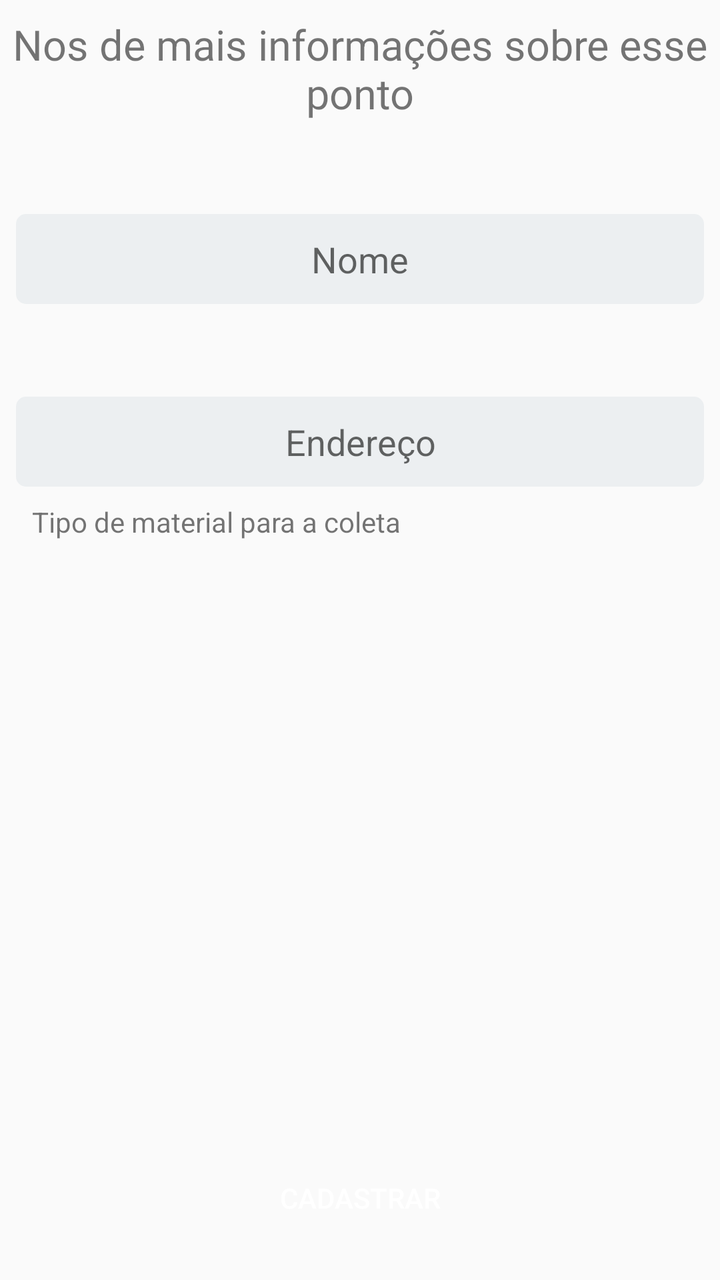
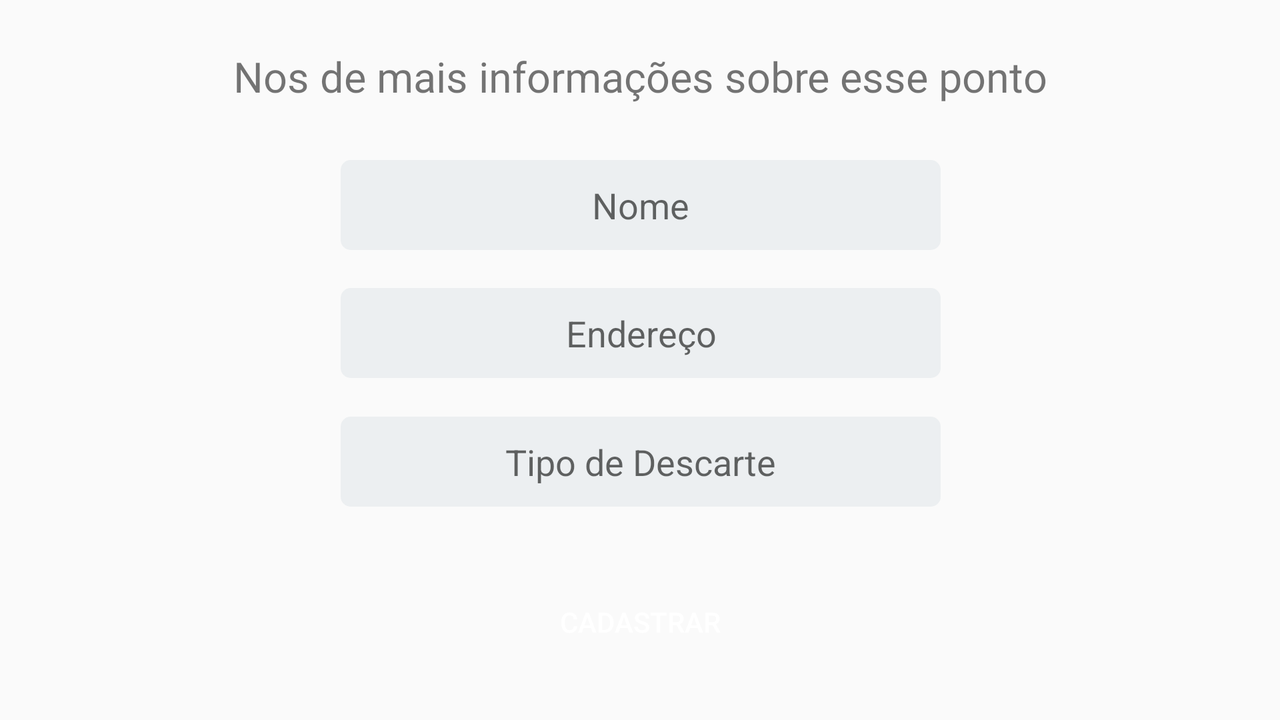

The same Android screen from two of the app's own layout files: first res/layout/ as a phone draws it, then the repository's variant for another configuration, drawn on a device whose configuration selects that folder. Both files follow.
<!-- AndroidManifest.xml: application theme AppTheme -->
<!-- res/layout/activity_info_endereco.xml -->
<?xml version="1.0" encoding="utf-8"?>
<android.support.constraint.ConstraintLayout xmlns:android="http://schemas.android.com/apk/res/android"
    xmlns:app="http://schemas.android.com/apk/res-auto"
    xmlns:tools="http://schemas.android.com/tools"
    android:layout_width="match_parent"
    android:layout_height="match_parent"
    android:orientation="vertical"
    tools:context="br.com.fabappu9.ecoloc.InfoEnderecoActivity">

    <TextView
        android:id="@+id/textView2"
        android:layout_width="match_parent"
        android:layout_height="wrap_content"
        android:layout_marginBottom="8dp"
        android:layout_marginTop="8dp"
        android:text="Nos de mais informações sobre esse ponto"
        android:textAlignment="center"
        android:textSize="21sp"
        app:layout_constraintBottom_toBottomOf="parent"
        app:layout_constraintTop_toTopOf="parent"
        app:layout_constraintVertical_bias="0.0" />


    <EditText
        android:layout_weight="1"
        android:id="@+id/edtNomePonto"
        android:layout_width="0dp"
        android:layout_height="45dp"
        android:layout_gravity="center"
        android:layout_marginBottom="8dp"
        android:layout_marginEnd="8dp"
        android:layout_marginStart="8dp"
        android:layout_marginTop="8dp"
        android:background="@drawable/rounded_edit_text"
        android:elevation="0.in"
        android:ellipsize="start"
        android:gravity="center"
        android:hint="Nome"
        app:layout_constraintBottom_toTopOf="@+id/editTxtEndereco"
        app:layout_constraintEnd_toEndOf="parent"
        app:layout_constraintStart_toStartOf="parent"
        app:layout_constraintTop_toBottomOf="@+id/textView2" />

    <EditText
        android:layout_weight="1"
        android:id="@+id/editTxtEndereco"
        android:layout_width="0dp"
        android:layout_height="45dp"
        android:layout_gravity="center"
        android:layout_marginBottom="8dp"
        android:layout_marginEnd="8dp"
        android:layout_marginStart="8dp"
        android:layout_marginTop="8dp"
        android:background="@drawable/rounded_edit_text"
        android:ellipsize="start"
        android:gravity="center"
        android:hint="Endereço"
        app:layout_constraintBottom_toBottomOf="parent"
        app:layout_constraintEnd_toEndOf="parent"
        app:layout_constraintHorizontal_bias="0.0"
        app:layout_constraintStart_toStartOf="parent"
        app:layout_constraintTop_toBottomOf="@+id/textView2"
        app:layout_constraintVertical_bias="0.25" />


    <Button
        android:layout_weight="0"
        android:id="@+id/btnCadastrarPonto"
        android:layout_width="200dp"
        android:layout_height="50dp"
        android:layout_gravity="center"
        android:layout_marginBottom="16dp"
        android:layout_marginEnd="8dp"
        android:layout_marginStart="8dp"
        android:background="@drawable/login_button"
        android:text="Cadastrar"
        android:textColor="#FFF"
        app:layout_constraintBottom_toBottomOf="parent"
        app:layout_constraintEnd_toEndOf="parent"
        app:layout_constraintHorizontal_bias="0.5"
        app:layout_constraintStart_toStartOf="parent" />

    <TextView
        android:layout_weight="0"
        android:id="@+id/textView4"
        android:layout_width="wrap_content"
        android:layout_height="wrap_content"
        android:layout_marginStart="8dp"
        android:layout_marginTop="8dp"
        android:text="Tipo de material para a coleta"
        app:layout_constraintStart_toStartOf="@+id/list_checkBox"
        app:layout_constraintTop_toBottomOf="@+id/editTxtEndereco" />

    <ListView
        android:id="@+id/list_checkBox"
        android:layout_width="0dp"
        android:layout_height="0dp"
        android:layout_marginBottom="8dp"
        android:layout_marginEnd="8dp"
        android:layout_marginStart="8dp"
        android:isScrollContainer="false"
        app:layout_constraintBottom_toTopOf="@+id/btnCadastrarPonto"
        app:layout_constraintEnd_toEndOf="parent"
        app:layout_constraintStart_toStartOf="parent"
        app:layout_constraintTop_toBottomOf="@+id/textView4" />

</android.support.constraint.ConstraintLayout>
<!-- resources referenced by this layout -->
<resources>
  <!-- drawable rounded_edit_text (drawable) -->
  <?xml version="1.0" encoding="utf-8"?>
  <shape  xmlns:android="http://schemas.android.com/apk/res/android"
      android:shape="rectangle" android:padding="10dp">
      <solid android:color="#ECEFF1" />
      <corners
          android:bottomRightRadius="5dp"
          android:bottomLeftRadius="5dp"
          android:topLeftRadius="5dp"
          android:topRightRadius="5dp" />
  </shape>
  <style name="AppTheme" parent="Theme.AppCompat.Light.DarkActionBar">
          
          <item name="colorPrimary">@color/colorPrimary</item>
          <item name="colorPrimaryDark">@color/colorPrimaryDark</item>
          <item name="colorAccent">@color/colorAccent</item>
      </style>
  <color name="colorPrimary">#4FC3F7</color>
  <color name="colorPrimaryDark">#303F9F</color>
  <color name="colorAccent">#FF4081</color>
</resources>
<!-- res/layout-land/activity_info_endereco.xml (the repository's variant of the layout above) -->
<!-- drawn on the phone turned sideways -->
<?xml version="1.0" encoding="utf-8"?>
<android.support.constraint.ConstraintLayout xmlns:android="http://schemas.android.com/apk/res/android"
    xmlns:app="http://schemas.android.com/apk/res-auto"
    xmlns:tools="http://schemas.android.com/tools"
    android:layout_width="match_parent"
    android:layout_height="match_parent"
    android:orientation="vertical"
    android:layout_margin="16dp"
    tools:context="br.com.fabappu9.ecoloc.InfoEnderecoActivity">

    <TextView
        android:text="Nos de mais informações sobre esse ponto"
        android:textAlignment="center"
        android:textSize="21sp"
        android:layout_width="0dp"
        android:layout_height="wrap_content"
        app:layout_constraintTop_toTopOf="parent"
        android:layout_marginTop="8dp"
        app:layout_constraintBottom_toBottomOf="parent"
        android:layout_marginBottom="8dp"
        app:layout_constraintVertical_bias="0.0"
        android:layout_marginRight="8dp"
        app:layout_constraintRight_toRightOf="parent"
        android:layout_marginLeft="8dp"
        app:layout_constraintLeft_toLeftOf="parent"
        android:id="@+id/textView2"
        app:layout_constraintHorizontal_bias="0.5" />

    <EditText
        android:layout_width="300dp"
        android:layout_height="45dp"
        android:layout_gravity="center"
        android:ellipsize="start"
        android:gravity="center"
        android:background="@drawable/rounded_edit_text"
        android:hint="Nome"
        android:id="@+id/edtNomePonto"
        android:layout_marginRight="8dp"
        app:layout_constraintRight_toRightOf="parent"
        android:layout_marginLeft="8dp"
        app:layout_constraintLeft_toLeftOf="parent"
        app:layout_constraintTop_toTopOf="parent"
        android:layout_marginTop="8dp"
        app:layout_constraintBottom_toBottomOf="parent"
        android:layout_marginBottom="8dp"
        app:layout_constraintVertical_bias="0.20999998"
        app:layout_constraintHorizontal_bias="0.501" />


    <EditText
        android:layout_width="300dp"
        android:layout_height="45dp"
        android:layout_gravity="center"
        android:ellipsize="start"
        android:gravity="center"
        android:background="@drawable/rounded_edit_text"
        android:hint="Endereço"
        android:id="@+id/editTxtEndereco"
        app:layout_constraintTop_toTopOf="parent"
        android:layout_marginTop="8dp"
        app:layout_constraintBottom_toBottomOf="parent"
        android:layout_marginBottom="8dp"
        android:layout_marginRight="8dp"
        app:layout_constraintRight_toRightOf="parent"
        android:layout_marginLeft="8dp"
        app:layout_constraintLeft_toLeftOf="parent"
        app:layout_constraintVertical_bias="0.45"
        app:layout_constraintHorizontal_bias="0.501" />

    <EditText
        android:layout_width="300dp"
        android:layout_height="45dp"
        android:layout_gravity="center"
        android:ellipsize="start"
        android:gravity="center"
        android:background="@drawable/rounded_edit_text"
        android:hint="Tipo de Descarte"
        android:id="@+id/edtTipoDescarte"
        app:layout_constraintTop_toTopOf="parent"
        android:layout_marginTop="8dp"
        app:layout_constraintBottom_toBottomOf="parent"
        android:layout_marginBottom="8dp"
        android:layout_marginRight="8dp"
        app:layout_constraintRight_toRightOf="parent"
        android:layout_marginLeft="8dp"
        app:layout_constraintLeft_toLeftOf="parent"
        app:layout_constraintVertical_bias="0.69"
        app:layout_constraintHorizontal_bias="0.501" />

    <Button
        android:layout_width="200dp"
        android:layout_height="50dp"
        android:background="@drawable/login_button"
        android:textColor="#FFF"
        android:text="Cadastrar"
        android:layout_gravity="center"
        android:id="@+id/btnCadastrarPonto"
        app:layout_constraintTop_toTopOf="parent"
        android:layout_marginTop="8dp"
        app:layout_constraintBottom_toBottomOf="parent"
        android:layout_marginBottom="8dp"
        android:layout_marginRight="8dp"
        app:layout_constraintRight_toRightOf="parent"
        android:layout_marginLeft="8dp"
        app:layout_constraintLeft_toLeftOf="parent"
        app:layout_constraintVertical_bias="1.0"
        app:layout_constraintHorizontal_bias="0.5" />

</android.support.constraint.ConstraintLayout>
